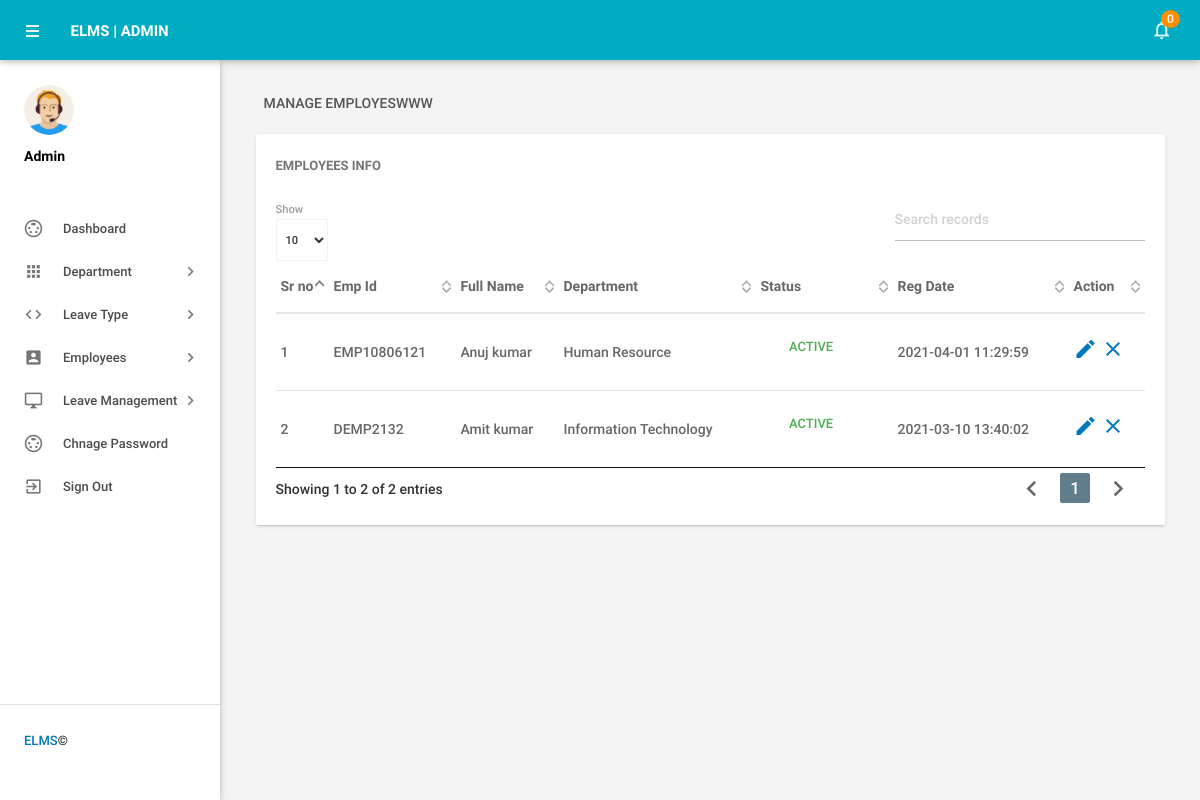
Page /admin/manageemployee.php (signed in) on the committed database.
### tables this page shows
CREATE TABLE `tblemployees` (
  `id` int(11) NOT NULL,
  `EmpId` varchar(100) NOT NULL,
  `FirstName` varchar(150) DEFAULT NULL,
  `LastName` varchar(150) DEFAULT NULL,
  `EmailId` varchar(200) DEFAULT NULL,
  `Password` varchar(180) DEFAULT NULL,
  `Gender` varchar(100) DEFAULT NULL,
  `Dob` varchar(100) DEFAULT NULL,
  `Department` varchar(255) DEFAULT NULL,
  `Address` varchar(255) DEFAULT NULL,
  `City` varchar(200) DEFAULT NULL,
  `Country` varchar(150) DEFAULT NULL,
  `Phonenumber` char(11) DEFAULT NULL,
  `Status` int(1) DEFAULT NULL,
  `RegDate` timestamp NULL DEFAULT current_timestamp()
);

### admin/manageemployee.php (the view, shortened to what this page needs)
<?php
include('includes/config.php');
if(strlen($_SESSION['alogin'])==0)
    {
header('location:index.php');
}
else{
 ?>
<!DOCTYPE html>
<html lang="en">
    <head>
        <link type="text/css" rel="stylesheet" href="../assets/plugins/materialize/css/materialize.min.css"/>
        <link href="../assets/plugins/material-preloader/css/materialPreloader.min.css" rel="stylesheet">
        <link href="../assets/plugins/datatables/css/jquery.dataTables.min.css" rel="stylesheet">
        <link href="../assets/css/alpha.min.css" rel="stylesheet" type="text/css"/>
        <link href="../assets/css/custom.css" rel="stylesheet" type="text/css"/>
    </head>
    <body>
       <?php include('includes/header.php');?>
       <?php include('includes/sidebar.php');?>
            <main class="mn-inner">
                <div class="row">
                    <div class="col s12">
                        <div class="page-title">Manage EmployesWWW</div>
                    </div>
                    <div class="col s12 m12 l12">
                        <div class="card">
                            <div class="card-content">
                                <span class="card-title">Employees Info</span>
                                <table id="example" class="display responsive-table ">
                                    <thead>
                                        <tr>
                                            <th>Sr no</th>
                                            <th>Emp Id</th>
                                            <th>Full Name</th>
                                            <th>Department</th>
                                             <th>Status</th>
                                             <th>Reg Date</th>
                                            <th>Action</th>
                                        </tr>
                                    </thead>
                                    <tbody>
<?php $sql = "SELECT EmpId,FirstName,LastName,Department,Status,RegDate,id from  tblemployees";
$query = $dbh -> prepare($sql);
$query->execute();
$results=$query->fetchAll(PDO::FETCH_OBJ);
$cnt=1;
if($query->rowCount() > 0)
{
foreach($results as $result)
{               ?>
                                        <tr>
                                            <td> <?php echo htmlentities($cnt);?></td>
                                            <td><?php echo htmlentities($result->EmpId);?></td>
                                            <td><?php echo htmlentities($result->FirstName);?>&nbsp;<?php echo htmlentities($result->LastName);?></td>
                                            <td><?php echo htmlentities($result->Department);?></td>
                                             <td><?php $stats=$result->Status;
if($stats){
                                             ?>
                                                 <a class="waves-effect waves-green btn-flat m-b-xs">Active</a>
                                                 <?php } else { ?>
                                                 <a class="waves-effect waves-red btn-flat m-b-xs">Inactive</a>
                                                 <?php } ?>
                                             </td>
                                              <td><?php echo htmlentities($result->RegDate);?></td>
                                            <td><a href="editemployee.php?empid=<?php echo htmlentities($result->id);?>"><i class="material-icons">mode_edit</i></a>
                                        <?php if($result->Status==1)
 {?>
<a href="manageemployee.php?inid=<?php echo htmlentities($result->id);?>" onclick="return confirm('Are you sure you want to inactive this Employe?');"" > <i class="material-icons" title="Inactive">clear</i>
<?php } else {?>
                                            <a href="manageemployee.php?id=<?php echo htmlentities($result->id);?>" onclick="return confirm('Are you sure you want to active this employee?');""><i class="material-icons" title="Active">done</i>
                                            <?php } ?> </td>
                                        </tr>
                                         <?php $cnt++;} }?>
                                    </tbody>
                                </table>
                            </div>
                        </div>
                    </div>
                </div>
            </main>
        </div>
        <div class="left-sidebar-hover"></div>
    </body>
</html>
<?php } ?>

### rows in the picture
tblemployees: EmpId "EMP10806121", FirstName "Anuj", LastName "kumar", Department "Human Resource", Status "ACTIVE", RegDate "2021-04-01 11:29:59"
tblemployees: EmpId "DEMP2132", FirstName "Amit", LastName "kumar", Department "Information Technology", Status "ACTIVE", RegDate "2021-03-10 13:40:02"

### other values in the picture
$unreadcount "0"
